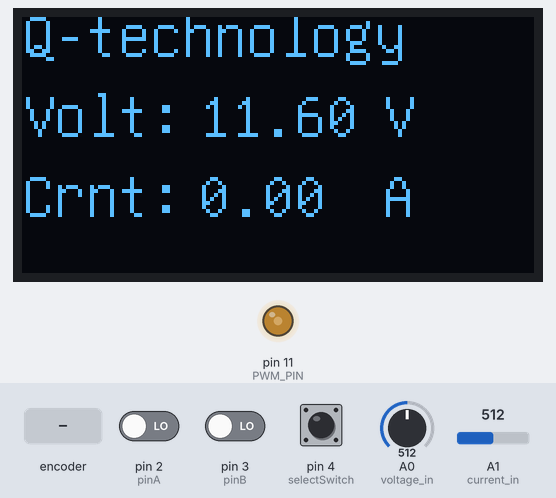
A sketch run on a simulated Arduino Uno, built with avr-gcc and run on an emulated ATmega328P. On the bench: 128×64 one-colour display, output pins drawn as LEDs (lit = HIGH). The inputs (shaded band) are chosen by the test bench; at power-on: pin 4 (selectSwitch) HIGH, pin 2 (pinA) LOW, pin 3 (pinB) LOW, A0 (voltage_in) = 512, A1 (current_in) = 512. What the sketch prints to the serial monitor is not drawn.

Above: at 1.2 s.
1.3 s: pin 4 (selectSwitch) pulled LOW for 1 s
At 3.7 s:
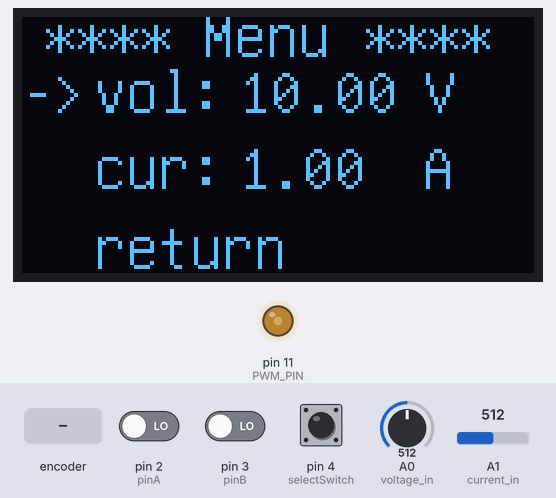
4.2 s: pin 4 (selectSwitch) pulled LOW for 0.15 s
At 5.6 s:
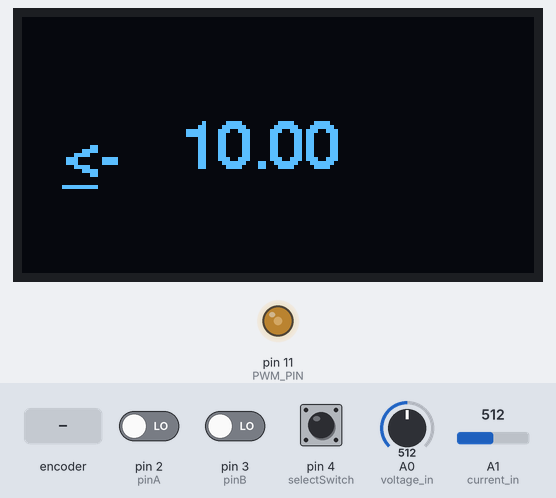
5.9 s: rotary encoder on pin 2 (pinA) / pin 3 (pinB) turned 1 step (first pin leading)
At 7.1 s:
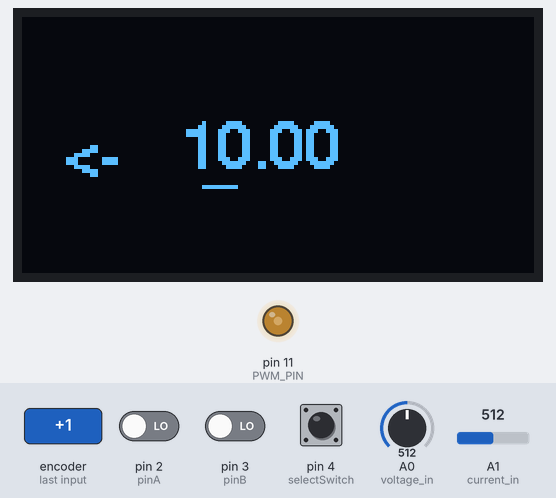
7.6 s: pin 4 (selectSwitch) pulled LOW for 0.15 s
At 9.0 s:
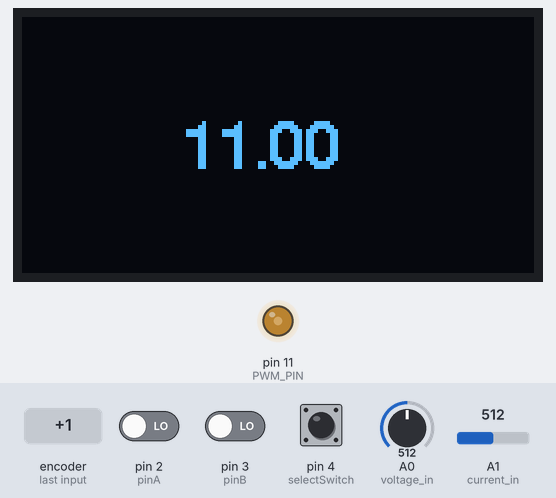
9.3 s: rotary encoder on pin 2 (pinA) / pin 3 (pinB) turned 1 step (first pin leading)
At 10.6 s:
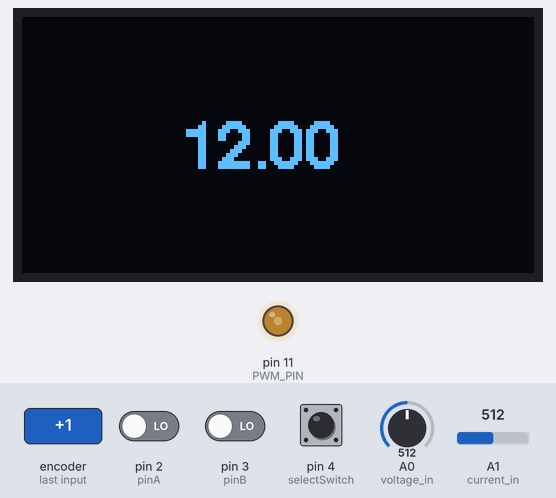
Timing chart, 0 to 12.0 s (numbered marks = the images above; inputs shaded):
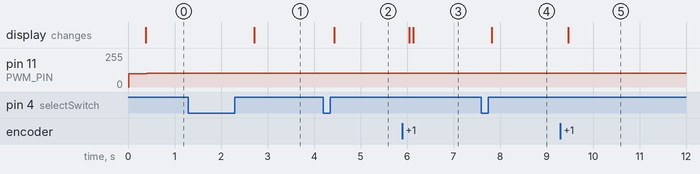

The sketch:

digital_power_supply.ino
```cpp
//LCD wiring
//GND -> GND
//VCC -> 3.3v
//D0 -> D13
//D1 -> D12
//RES -> D8
//DC -> D9
//CS -> D10


#include "U8glib.h"
#include <Wire.h>

U8GLIB_SH1106_128X64 u8g(13, 12, 10, 9, 8);

// Code for Available PWM frequency for D3 & D11:
//TCCR2B = TCCR2B & B11111000 | B00000001; // for PWM frequency of 31372.55 Hz
//
//TCCR2B = TCCR2B & B11111000 | B00000010; // for PWM frequency of 3921.16 Hz
//
//TCCR2B = TCCR2B & B11111000 | B00000011; // for PWM frequency of 980.39 Hz
//
//TCCR2B = TCCR2B & B11111000 | B00000100; // for PWM frequency of 490.20 Hz (The DEFAULT)
//
//TCCR2B = TCCR2B & B11111000 | B00000101; // for PWM frequency of 245.10 Hz
//
//TCCR2B = TCCR2B & B11111000 | B00000110; // for PWM frequency of 122.55 Hz
//
//TCCR2B = TCCR2B & B11111000 | B00000111; // for PWM frequency of 30.64 Hz

//inputs for the buck converter
int voltage_in = A0;
int current_in = A1;
int PWM_PIN = 11;
//variables
int pwm_value = 100;
float set_voltage = 10;
float set_current = 1;
float real_output = 0;
float output_current = 0;
float ACSoffset = 2500;
float mVtoAmp = 100; // for a 20A module
float current_offset = 0.0; // that is my current offset
unsigned long previousMillis = 0;
unsigned long currentMillis = 0;
const int numReadings = 10;
int readings[numReadings];      // the readings from the analog input
int readIndex = 0;              // the index of the current reading
int total = 0;                  // the running total
int average = 0;                // the average
//--------------
//inputs for the rotary select menu
static int pinA = 2; // Our first hardware interrupt pin is digital pin 6
static int pinB = 3; // Our second hardware interrupt pin is digital pin 5
static int selectSwitch = 4; //The select switch for our encoder.
volatile byte aFlag = 0; // let's us know when we're expecting a rising edge on pinA to signal that the encoder has arrived at a detent
volatile byte bFlag = 0; // let's us know when we're expecting a rising edge on pinB to signal that the encoder has arrived at a detent (opposite direction to when aFlag is set)
volatile uint16_t encoderPos = 0; //this variable stores our current value of encoder position. Change to int or uin16_t instead of byte if you want to record a larger range than 0-255
volatile uint16_t oldEncPos = 0; //stores the last encoder position value so we can compare to the current reading and see if it has changed (so we know when to print to the serial monitor)
volatile byte reading = 0; //somewhere to store the direct values we read from our interrupt pins before checking to see if we have moved a whole detent
//--------------
// inputs for the screen setting
char* menu[3] = {"vol: ", "cur: ", "return"};
int itemPos[3] = {24, 43, 63};
int subItmPos[3] = {10, 45, 65};
int cursorPos = 0;
int oodOn = 0;
int subMenuOn = 0;
int chVal = 0;
//--------------
//set voltage/current
void setDgt(int item){
  if(item==0){
    if(encoderPos>oldEncPos){
      set_voltage = set_voltage + 1;
      oldEncPos = encoderPos;
    }
    if(encoderPos<oldEncPos){
      set_voltage = set_voltage - 1;
      oldEncPos = encoderPos;
    }
  }
  if(item==1){
    if(encoderPos>oldEncPos){
      set_current = set_current + 1;
      oldEncPos = encoderPos;
    }
    if(encoderPos<oldEncPos){
      set_current = set_current - 1;
      oldEncPos = encoderPos;
    }
  }
}
void setSubDgt(int item){
  if(item==0){
    if(encoderPos>oldEncPos){
      set_voltage = set_voltage + 0.1;
      oldEncPos = encoderPos;
    }
    if(encoderPos<oldEncPos){
      set_voltage = set_voltage - 0.1;
      oldEncPos = encoderPos;
    }
  }
  if(item==1){
    if(encoderPos>oldEncPos){
      set_current = set_current + 0.1;
      oldEncPos = encoderPos;
    }
    if(encoderPos<oldEncPos){
      set_current = set_current - 0.1;
      oldEncPos = encoderPos;
    }
  }
}
//------------
// main screen
void draw(void) {
  u8g.setFont(u8g_font_unifont);  // select font
  u8g.drawStr(0, 10, "Q-technology ");  // put string of display at position X, Y
  u8g.drawStr(0, 30, "Volt: ");
  u8g.setPrintPos(44, 30);
  u8g.print(real_output, 2);  // display voltage
  u8g.drawStr(90, 30, "V ");
  u8g.drawStr(0, 50, "Crnt: ");
  u8g.setPrintPos(44, 50);
  u8g.print(output_current, 2);  // display voltage
  u8g.drawStr(90, 50, "A ");
}
//------------
//menu screen page
void menuPage(void) {
  u8g.setFont(u8g_font_unifont);  // select font
  u8g.drawStr(5, 10, "**** Menu **** "); // title
  u8g.drawStr(0, itemPos[cursorPos], "-> ");  // display cursor
  for(int i=0; i<3; i++){
     u8g.drawStr(18, itemPos[i], menu[i]);
  }
  u8g.setPrintPos(54, itemPos[0]);
  u8g.print(set_voltage, 2);  // display set voltage
  u8g.drawStr(100, itemPos[0], "V ");
  u8g.setPrintPos(54, itemPos[1]);
  u8g.print(set_current, 2);  // display set current
  u8g.drawStr(100, itemPos[1], "A ");
  //set voltage
  if(cursorPos==0){
    if(digitalRead(selectSwitch)==0){
      while(digitalRead(selectSwitch)==0);//wait till switch is released
      subMenuOn = 1;
      while(subMenuOn){
        u8g.firstPage();
        do {
          subMenu(0);
        } while( u8g.nextPage() );
          delay(5); // wait for debounce to get over
      }
    }
   }
   //set current
  if(cursorPos==1){
    if(digitalRead(selectSwitch)==0){
      while(digitalRead(selectSwitch)==0);//wait till switch is released
      subMenuOn = 1;
      while(subMenuOn){
        u8g.firstPage();
        do {
          subMenu(1);
        } while( u8g.nextPage() );
          delay(5); // wait for debounce to get over
      }
    }
   }
  //exit the menu
  if(cursorPos==2){
    if(digitalRead(selectSwitch)==0){
      while(digitalRead(selectSwitch)==0);//wait till switch is released
      oodOn = 0;
      cursorPos = 0;
    }
  }
}
//-----------------
//sub menu page
void subMenu(int item){
  u8g.setFont(u8g_font_helvB12);
  u8g.drawStr(subItmPos[0], 40, "<-");
  u8g.drawStr(subItmPos[cursorPos], 40, "_");
  if(cursorPos==1)
   if(digitalRead(selectSwitch)==0){//if the sw pushed
      while(digitalRead(selectSwitch)==0);//wait untl released
      chVal = 1;
      while(chVal){
        cursorPos = 0;
        setDgt(item);
        u8g.firstPage();
        do {
          subSubMenu(item);
        } while( u8g.nextPage() );
          delay(5); // wait for debounce to get over
      }
   }
  if(cursorPos==2)
   if(digitalRead(selectSwitch)==0){
      while(digitalRead(selectSwitch)==0);
      chVal = 1;
      while(chVal){
        cursorPos = 0;
        setSubDgt(item);
        u8g.firstPage();
        do {
          subSubMenu(item);
        } while( u8g.nextPage() );
          delay(5); // wait for debounce to get over
      }
   }
  u8g.setPrintPos(40, 38);
  if(item==0)
    u8g.print(set_voltage, 2);  // display set voltage
  if(item==1)
    u8g.print(set_current, 2);  // display set current
  //exsit the sub menu
  if(cursorPos==0)
    if(digitalRead(selectSwitch)==0){
        while(digitalRead(selectSwitch)==0);
        subMenuOn = 0;
    }
}
//--------------------
//sub submenu page
void subSubMenu(int item){
  u8g.setFont(u8g_font_helvB12);
  u8g.setPrintPos(40, 38);
  if(item==0)
    u8g.print(set_voltage, 2);  // display set voltage
  if(item==1)
    u8g.print(set_current, 2); // display set current
  if(digitalRead(selectSwitch)==0){
      while(digitalRead(selectSwitch)==0);
      chVal = 0;
  }
}
//-------------------
//setup arduino
void setup() {
  Serial.begin(9600); // for debuging
  pinMode(voltage_in,INPUT);
  pinMode(current_in,INPUT);
  pinMode(PWM_PIN,OUTPUT);
  TCCR2B = TCCR2B & B11111000 | B00000011;      // pin 11 PWM frequency of 980.39 Hz
  pinMode(pinA, INPUT); // set pinA as an input, pulled HIGH to the logic voltage (5V or 3.3V for most cases)
  pinMode(pinB, INPUT); // set pinB as an input, pulled HIGH to the logic voltage (5V or 3.3V for most cases)
  pinMode(selectSwitch, INPUT_PULLUP);
  attachInterrupt(digitalPinToInterrupt(pinA), PinA, RISING); // set an interrupt on PinA, looking for a rising edge signal and executing the "PinA" Interrupt Service Routine (below)
  attachInterrupt(digitalPinToInterrupt(pinB), PinB, RISING); // set an interrupt on PinB, looking for a rising edge signal and executing the "PinB" Interrupt Service Routine (below)
  currentMillis = millis();
}
//-------------------
//entrupt functions for the rotary
void PinA(){
  cli(); //stop interrupts happening before we read pin values
  reading = PIND & 0xC; // read all eight pin values then strip away all but pinA and pinB's values
  if(reading == B00001100 && aFlag) { //check that we have both pins at detent (HIGH) and that we are expecting detent on this pin's rising edge
    encoderPos --; //decrement the encoder's position count
    bFlag = 0; //reset flags for the next turn
    aFlag = 0; //reset flags for the next turn
    cursorPos --; // cursor position for the menu page
    if(cursorPos<0)
      cursorPos = 2;
  }
  else if (reading == B00000100) bFlag = 1; //signal that we're expecting pinB to signal the transition to detent from free rotation
  sei(); //restart interrupts
}
void PinB(){
  cli(); //stop interrupts happening before we read pin values
  reading = PIND & 0xC; //read all eight pin values then strip away all but pinA and pinB's values
  if (reading == B00001100 && bFlag) { //check that we have both pins at detent (HIGH) and that we are expecting detent on this pin's rising edge
    encoderPos ++; //increment the encoder's position count
    bFlag = 0; //reset flags for the next turn
    aFlag = 0; //reset flags for the next turn
    cursorPos ++; // cursor position for the menu page
    if(cursorPos>2)
      cursorPos = 0;
  }
  else if (reading == B00001000) aFlag = 1; //signal that we're expecting pinA to signal the transition to detent from free rotation
  sei(); //restart interrupts
}
//-----------------
//read the arduino vcc
long readVcc(){
  long result;
  ADMUX = _BV(REFS0) | _BV(MUX3) | _BV(MUX2) | _BV(MUX1);
  delay(2);
  ADCSRA |= _BV(ADSC);
  while (bit_is_set(ADCSRA,ADSC));
  result = ADCL;
  result |= ADCH<<8;
  result = 1125300L / result;
  return result;
  }
//-----------------
//read the output voltage
float read_real_voltage(){
  total = 0;
    readIndex = 0;
  while(readIndex<numReadings){
    total = total + analogRead(voltage_in);
    readIndex = readIndex + 1;
    delay(1);
  }
  // calculate the average:
  average = total / numReadings;
  float voltage = average/1024. * readVcc()/1000.;
  voltage = voltage/10 * 46.34; // calculate the output voltage
  //round the value
  float value = (int)(voltage * 10 + .5);
    return (float)value / 10;
  //return voltage;
}
//-----------------
//read the output current
float read_output_current(){
  float mV = analogRead(current_in)/1024.*5000;
  float I = -(mV - ACSoffset)/mVtoAmp;
  return (I - current_offset);
}
//------------------
//main loop
void loop() {

  real_output = read_real_voltage();
  output_current = read_output_current();
  Serial.println(real_output, 2);

  // The select switch is pulled high, hence the pin goes low if the switch is pressed.
  if(digitalRead(selectSwitch)==0)
  {
    while(digitalRead(selectSwitch)==0);
    oodOn = 1;
    Serial.println("Key Pressed");
  }
  while(oodOn)
  {
     u8g.firstPage();
  do {
    menuPage();
  } while( u8g.nextPage() );
    delay(5); // wait for debounce to get over
  }

  //regulate the output voltage
  if (set_voltage > real_output)
  {
    pwm_value = pwm_value - 1;
    pwm_value = constrain(pwm_value, 1, 254);
  }
  if (set_voltage < real_output)
  {
    pwm_value = pwm_value + 1;
    pwm_value = constrain(pwm_value, 1, 254);
  }
  pwm_value = constrain(pwm_value, 1, 254);
  analogWrite(PWM_PIN,pwm_value);


  u8g.firstPage();
  do {
    draw();
  } while( u8g.nextPage() );

  delay(10);

}
```

Measured:
- after the input at 1.3 s, pin 11 (PWM_PIN): stays 104/255 (without the input it goes to 105/255 after 0.26 s); the display: changes after 1.4 s (image 1)
- after the input at 4.2 s, the display: changes after 0.24 s (image 2)
- after the input at 5.9 s, the display: first changes after 0.14 s (image 3 shows a later state)
- after the input at 7.6 s, the display: changes after 0.22 s (image 4)
- after the input at 9.3 s, the display: changes after 0.16 s (image 5)
